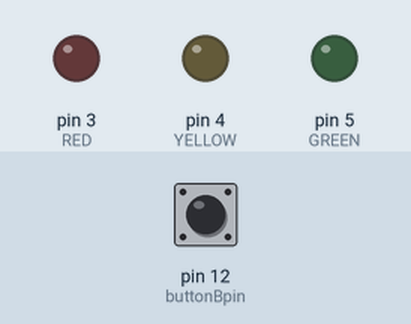
Recording of a sketch running on a simulated Arduino Uno, built with avr-gcc and run on an emulated ATmega328P. On the bench: output pins drawn as LEDs (lit = HIGH). Inputs (shaded band) come from the test bench; at power-on: pin 12 (buttonBpin) HIGH.

Above: at 1.2 s.
1.3 s: pin 12 (buttonBpin) pulled LOW for 0.15 s
At 2.3 s:
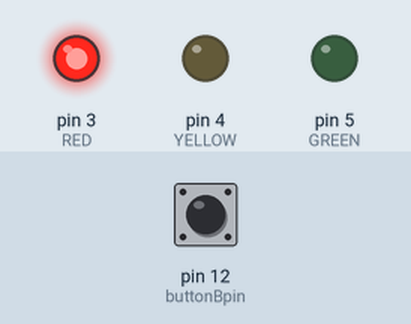
At 6.6 s:
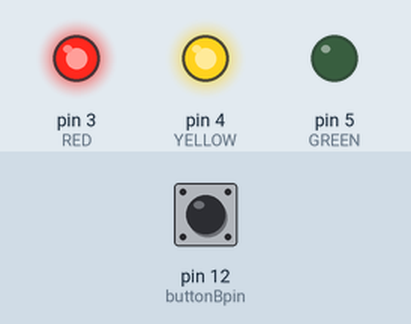
Timing chart, 0 to 19.4 s (numbered marks = the images above; inputs shaded):
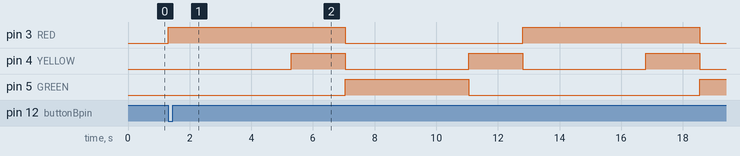

Measured:
- after the input at 1.3 s, pin 3 (RED): alternates HIGH for 5.8 s and LOW for 5.8 s, starting at once; pin 4 (YELLOW): alternates HIGH for 1.8 s and LOW for 4.0 s, starting after 4.0 s; pin 5 (GREEN): LOW → HIGH after 5.8 s, → LOW 4.0 s later, → HIGH 7.5 s later

The sketch:

LED-SWITCH-Control.ino
```cpp
// define pins
#define RED 3
#define YELLOW 4
#define GREEN 5
//starte Ampelschaltung
int buttonBpin = 12;

void setup()
{
  pinMode(RED, OUTPUT);
  pinMode(YELLOW, OUTPUT);
  pinMode(GREEN, OUTPUT);
  pinMode(buttonBpin, INPUT_PULLUP);

  digitalWrite(RED, LOW);
  digitalWrite(YELLOW, LOW);
  digitalWrite(GREEN, LOW);
}
// define variables
int redValue;
int greenValue;
int blueValue;

// main loop
void loop()
{
#define delayTime 4000 // fading time between colors

// starte Ampelschaltung
if (digitalRead(buttonBpin) == LOW)
  {

  for (int i = 0; i < 10000000; i += 1) //
  {
  digitalWrite(RED, HIGH);
  digitalWrite(YELLOW, LOW);
  digitalWrite(GREEN, LOW);
  delay(delayTime);
  digitalWrite(RED, HIGH);
  digitalWrite(YELLOW, HIGH);
  digitalWrite(GREEN, LOW);
  delay(1750);
  digitalWrite(RED, LOW);
  digitalWrite(YELLOW, LOW);
  digitalWrite(GREEN, HIGH);
  delay(delayTime);
  digitalWrite(RED, LOW);
  digitalWrite(YELLOW, HIGH);
  digitalWrite(GREEN, LOW);
  delay(1750);
  }

  }

}
```
